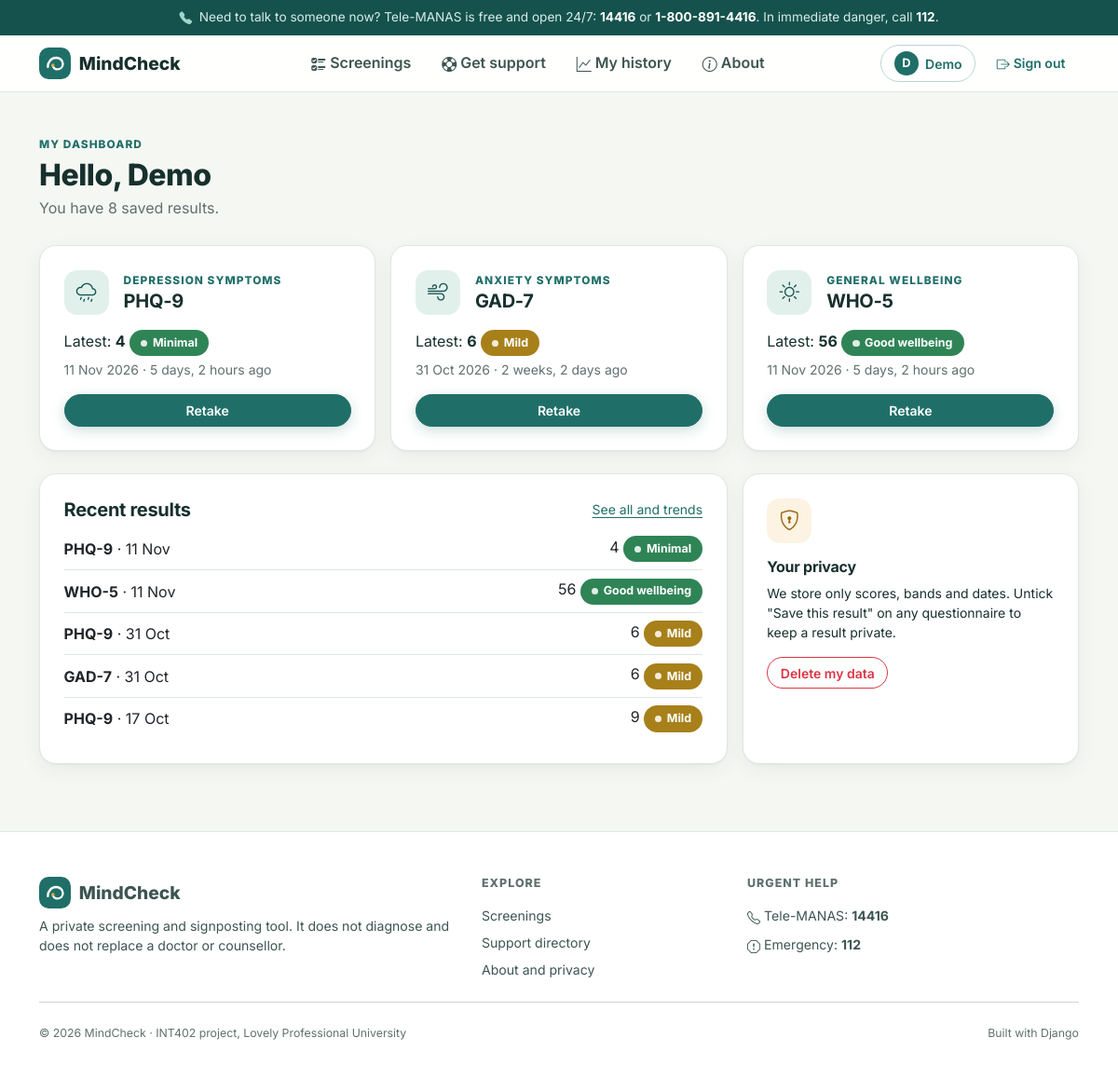
/accounts/dashboard/ (signed in), run on the app's committed database.
### screening/models.py (models this page shows, shortened)
class ScreeningTool(models.Model):
    name = models.CharField(max_length=100, unique=True)
    short_name = models.CharField(max_length=20, unique=True)
    slug = models.SlugField(max_length=30, unique=True)
    domain = models.CharField(max_length=100, help_text="What it screens, e.g. 'Depression symptoms'.")
    description = models.TextField()
    instructions = models.CharField(max_length=255, help_text="The question stem shown above the items.")
    score_multiplier = models.PositiveSmallIntegerField(
        default=1, validators=[MinValueValidator(1)],
        help_text="WHO-5 raw total is multiplied by 4 to give a 0-100 score.",
    )
    higher_is_better = models.BooleanField(
        default=False, help_text="True for WHO-5, where a higher score means better wellbeing."
    )
    citation = models.CharField(max_length=255)
    minutes_to_complete = models.PositiveSmallIntegerField(default=2)
    display_order = models.PositiveSmallIntegerField(default=0)
    is_active = models.BooleanField(default=True)
    class Meta:
        ordering = ["display_order", "name"]
    def get_absolute_url(self):
        return reverse("screening:take", kwargs={"slug": self.slug})

class Assessment(models.Model):
    user = models.ForeignKey(
        settings.AUTH_USER_MODEL, on_delete=models.CASCADE, related_name="assessments"
    )
    tool = models.ForeignKey(ScreeningTool, on_delete=models.PROTECT, related_name="assessments")
    band = models.ForeignKey(ScoreBand, on_delete=models.PROTECT, related_name="assessments")
    raw_score = models.PositiveSmallIntegerField()
    final_score = models.PositiveSmallIntegerField()
    safety_flag = models.BooleanField(default=False)
    created_at = models.DateTimeField(auto_now_add=True)
    class Meta:
        ordering = ["-created_at"]
        indexes = [models.Index(fields=["user", "tool", "created_at"])]

class ScoreBand(models.Model):
    tool = models.ForeignKey(ScreeningTool, on_delete=models.CASCADE, related_name="bands")
    label = models.CharField(max_length=60, help_text="e.g. 'Moderately severe'")
    min_score = models.PositiveSmallIntegerField()
    max_score = models.PositiveSmallIntegerField()
    interpretation = models.CharField(
        max_length=255, help_text="Plain-language, non-diagnostic: starts with 'Your answers suggest'."
    )
    guidance = models.ForeignKey(Guidance, on_delete=models.PROTECT, related_name="bands")
    class Meta:
        ordering = ["tool", "min_score"]
        constraints = [
            models.CheckConstraint(
                condition=models.Q(min_score__lte=models.F("max_score")),
                name="band_min_not_above_max",
            ),
            models.UniqueConstraint(fields=["tool", "min_score"], name="unique_band_start_per_tool"),
        ]

### accounts/views.py (the view)
# urls.py: path("dashboard/", views.dashboard, name="dashboard"),
@login_required
def dashboard(request):
    if request.user.profile.is_counsellor:
        return redirect("screening:counsellor")
    recent = request.user.assessments.select_related("tool", "band__guidance")[:5]
    latest_by_tool = []
    for tool in ScreeningTool.objects.filter(is_active=True):
        latest = request.user.assessments.filter(tool=tool).select_related("band__guidance").first()
        latest_by_tool.append({"tool": tool, "latest": latest})
    return render(request, "accounts/dashboard.html", {
        "recent": recent,
        "latest_by_tool": latest_by_tool,
        "total": request.user.assessments.count(),
    })

### accounts/models.py (called while the page is built)
    @property
    def is_counsellor(self):
        return self.role == self.Role.COUNSELLOR

### screening/context_processors.py (called while the page is built)
def site_context(request):
    user = request.user
    is_counsellor = bool(
        user.is_authenticated and hasattr(user, "profile") and user.profile.is_counsellor
    )
    return {
        "SITE_NAME": "MindCheck",
        "HELPLINE_NAME": "Tele-MANAS",
        "HELPLINE_NUMBER": "14416",
        "HELPLINE_ALT": "1-800-891-4416",
        "is_counsellor": is_counsellor,
    }

### screening/templatetags/mindcheck_tags.py (called while the page is built)
@register.filter
def tier_class(tier):
    return f"tier-{tier}" if tier else "tier-none"

@register.filter
def tool_icon(slug):
    return TOOL_ICONS.get(slug, "bi-clipboard2-pulse")

### templates/accounts/dashboard.html (shortened to what this page needs)
{% extends "base.html" %}
{% load mindcheck_tags %}
{% block content %}
<div class="page-head">
  <p class="eyebrow mb-1">My dashboard</p>
  <h1 class="h2 mb-1">Hello, {{ user.first_name|default:user.username }}</h1>
  <p class="mc-muted mb-0">You have {{ total }} saved result{{ total|pluralize }}.</p>
</div>
<div class="row g-3 mb-4">
  {% for item in latest_by_tool %}
    <div class="col-md-4">
      <div class="mc-card mc-card-hover h-100 d-flex flex-column">
        <div class="d-flex align-items-center gap-3 mb-3"><span class="icon-tile"><i class="bi {{ item.tool.slug|tool_icon }}"></i></span>
        <div><p class="eyebrow mb-0">{{ item.tool.domain }}</p><h2 class="h5 fw-bold mb-0">{{ item.tool.short_name }}</h2></div></div>
        {% if item.latest %}
          <p class="mb-1">Latest: <strong>{{ item.latest.final_score }}</strong>
            <span class="tier-badge {{ item.latest.band.guidance.tier|tier_class }}">{{ item.latest.band.label }}</span></p>
          <p class="small mc-muted flex-grow-1">{{ item.latest.created_at|date:"j M Y" }} · {{ item.latest.created_at|timesince }} ago</p>
        {% else %}
          <p class="small mc-muted flex-grow-1">Not taken yet.</p>
        {% endif %}
        <a href="{{ item.tool.get_absolute_url }}" class="btn btn-sm btn-primary">{% if item.latest %}Retake{% else %}Start{% endif %}</a>
      </div>
    </div>
  {% endfor %}
</div>
<div class="row g-3">
  <div class="col-lg-8">
    <div class="mc-card h-100">
      <div class="d-flex justify-content-between align-items-center mb-2">
        <h2 class="h5 fw-bold mb-0">Recent results</h2>
        <a href="{% url 'screening:history' %}" class="small">See all and trends</a>
      </div>
      <ul class="list-group list-group-flush">
        {% for a in recent %}
          <li class="list-group-item px-0 d-flex justify-content-between align-items-center">
            <span><strong>{{ a.tool.short_name }}</strong> · {{ a.created_at|date:"j M" }}</span>
            <span>{{ a.final_score }} <span class="tier-badge {{ a.band.guidance.tier|tier_class }}">{{ a.band.label }}</span></span>
          </li>
        {% empty %}
          <li class="list-group-item px-0 mc-muted">No results yet.</li>
        {% endfor %}
      </ul>
    </div>
  </div>
  <div class="col-lg-4">
    <div class="mc-card h-100">
      <span class="icon-tile accent mb-3"><i class="bi bi-shield-lock"></i></span>
      <h2 class="h6 fw-bold">Your privacy</h2>
      <p class="small">We store only scores, bands and dates. Untick "Save this result" on any questionnaire to keep a result private.</p>
      <a href="{% url 'accounts:delete_my_data' %}" class="btn btn-sm btn-outline-danger">Delete my data</a>
    </div>
  </div>
</div>
{% endblock %}

### templates/base.html (shortened to what this page needs)
{% load static %}<!DOCTYPE html>
<html lang="en">
<head>
  <link rel="stylesheet" href="{% static 'vendor/bootstrap/bootstrap.min.css' %}">
  <link rel="stylesheet" href="{% static 'vendor/bootstrap-icons/bootstrap-icons.min.css' %}">
  <link rel="stylesheet" href="{% static 'css/style.css' %}">
</head>
<body>
  <div class="helpline-strip py-2 no-print">
    <div class="container text-center">
      <i class="bi bi-telephone-fill me-1"></i>
      Need to talk to someone now? {{ HELPLINE_NAME }} is free and open 24/7:
      <a href="tel:{{ HELPLINE_NUMBER }}">{{ HELPLINE_NUMBER }}</a> or <a href="tel:{{ HELPLINE_ALT|cut:'-' }}">{{ HELPLINE_ALT }}</a>.
      <span class="d-none d-md-inline">In immediate danger, call <a href="tel:112">112</a>.</span>
    </div>
  </div>
  {% with url_name=request.resolver_match.url_name %}
  <nav class="navbar navbar-expand-lg mc-nav py-2">
    <div class="container">
      <a class="navbar-brand mc-brand" href="{% url 'home' %}">{% include "partials/logo.html" %}{{ SITE_NAME }}</a>
      <div class="collapse navbar-collapse" id="mainNav">
        <ul class="navbar-nav mx-lg-auto gap-lg-1 mb-2 mb-lg-0">
          <li class="nav-item"><a class="nav-link {% if url_name == 'tools' or url_name == 'take' %}active{% endif %}" href="{% url 'screening:tools' %}"><i class="bi bi-ui-checks me-1"></i>Screenings</a></li>
          <li class="nav-item"><a class="nav-link " href="{% url 'resources:list' %}"><i class="bi bi-life-preserver me-1"></i>Get support</a></li>
          {% if user.is_authenticated and not is_counsellor %}
            <li class="nav-item"><a class="nav-link {% if url_name == 'history' %}active{% endif %}" href="{% url 'screening:history' %}"><i class="bi bi-graph-up me-1"></i>My history</a></li>
          {% endif %}
          <li class="nav-item"><a class="nav-link {% if url_name == 'about' %}active{% endif %}" href="{% url 'about' %}"><i class="bi bi-info-circle me-1"></i>About</a></li>
        </ul>
        <div class="d-flex align-items-center gap-2">
          {% if user.is_authenticated %}
            <a class="btn btn-sm btn-outline-primary user-chip" href="{% url 'accounts:dashboard' %}">
              <span class="avatar">{{ user.first_name|default:user.username|first|upper }}</span>{{ user.first_name|default:user.username|truncatechars:16 }}
            </a>
            <form method="post" action="{% url 'accounts:logout' %}" class="m-0">
              <button type="submit" class="btn btn-sm btn-link text-decoration-none"><i class="bi bi-box-arrow-right me-1"></i>Sign out</button>
            </form>
          {% else %}
            <a class="btn btn-sm btn-link text-decoration-none" href="{% url 'accounts:login' %}">Sign in</a>
            <a class="btn btn-sm btn-primary" href="{% url 'accounts:register' %}">Create account</a>
          {% endif %}
        </div>
      </div>
    </div>
  </nav>
  {% endwith %}
  <main id="main" class="py-4 py-lg-5">
    <div class="container">
      {% block content %}{% endblock %}
    </div>
  </main>
  <footer class="mc-footer pt-5 pb-4 mt-4">
    <div class="container">
      <div class="row g-4">
        <div class="col-lg-5">
          <a class="mc-brand text-decoration-none mb-2" href="{% url 'home' %}">{% include "partials/logo.html" %}{{ SITE_NAME }}</a>
          <p class="mt-2 mb-0">A private screening and signposting tool. It does not diagnose and does not replace a doctor or counsellor.</p>
        </div>
        <div class="col-6 col-lg-3">
          <h6 class="mb-3">Explore</h6>
          <ul class="list-unstyled mb-0 d-grid gap-2">
            <li><a href="{% url 'screening:tools' %}">Screenings</a></li>
            <li><a href="{% url 'resources:list' %}">Support directory</a></li>
            <li><a href="{% url 'about' %}">About and privacy</a></li>
          </ul>
        </div>
        <div class="col-6 col-lg-4">
          <h6 class="mb-3">Urgent help</h6>
          <ul class="list-unstyled mb-0 d-grid gap-2">
            <li><i class="bi bi-telephone me-1"></i>{{ HELPLINE_NAME }}: <a href="tel:{{ HELPLINE_NUMBER }}" class="fw-bold">{{ HELPLINE_NUMBER }}</a></li>
            <li><i class="bi bi-exclamation-octagon me-1"></i>Emergency: <a href="tel:112" class="fw-bold">112</a></li>
          </ul>
        </div>
      </div>
      <hr class="my-4">
      <div class="d-flex flex-column flex-md-row justify-content-between gap-2 small mc-muted">
        <span>&copy; {% now "Y" %} MindCheck · INT402 project, Lovely Professional University</span>
        <span>Built with Django</span>
      </div>
    </div>
  </footer>
</body>
</html>

### data on the page
ScreeningTool: tool.domain "DEPRESSION SYMPTOMS", tool.short_name "PHQ-9", latest.final_score "4", latest.band.label "Minimal", latest.created_at "11 Nov 2026", latest.created_at "5 days, 2 hours"
ScreeningTool: tool.domain "ANXIETY SYMPTOMS", tool.short_name "GAD-7", latest.final_score "6", latest.band.label "Mild", latest.created_at "31 Oct 2026", latest.created_at "2 weeks, 2 days"
ScreeningTool: tool.domain "GENERAL WELLBEING", tool.short_name "WHO-5", latest.final_score "56", latest.band.label "Good wellbeing", latest.created_at "11 Nov 2026", latest.created_at "5 days, 2 hours"
Assessment: tool.short_name "PHQ-9", created_at "11 Nov", final_score "4", band.label "Minimal"
Assessment: tool.short_name "WHO-5", created_at "11 Nov", final_score "56", band.label "Good wellbeing"
Assessment: tool.short_name "PHQ-9", created_at "31 Oct", final_score "6", band.label "Mild"
Assessment: tool.short_name "GAD-7", created_at "31 Oct", final_score "6", band.label "Mild"
Assessment: tool.short_name "PHQ-9", created_at "17 Oct", final_score "9", band.label "Mild"

### other printed values
{{ HELPLINE_NAME }} "Tele-MANAS"
{{ HELPLINE_NUMBER }} "14416"
{{ HELPLINE_ALT }} "1-800-891-4416"
{{ SITE_NAME }} "MindCheck"
{{ user.first_name|default:user.username|first|upper }} "D"
{{ user.first_name|default:user.username|truncatechars:16 }} "Demo"
{{ user.first_name|default:user.username }} "Demo"
{{ total }} "8"
